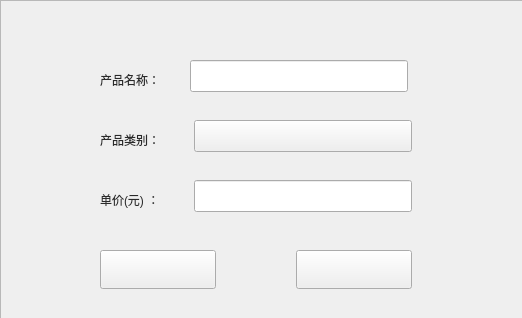
<?xml version="1.0" encoding="UTF-8"?>
<ui version="4.0">
 <class>addProduct</class>
 <widget class="QWidget" name="addProduct">
  <property name="geometry">
   <rect>
    <x>0</x>
    <y>0</y>
    <width>522</width>
    <height>318</height>
   </rect>
  </property>
  <property name="windowTitle">
   <string>addproduct</string>
  </property>
  <property name="styleSheet">
   <string notr="true">color: rgb(42, 42, 42);
font: 12pt &quot;微软雅黑&quot;;</string>
  </property>
  <widget class="QFrame" name="frame">
   <property name="geometry">
    <rect>
     <x>0</x>
     <y>0</y>
     <width>534</width>
     <height>324</height>
    </rect>
   </property>
   <property name="styleSheet">
    <string notr="true">#frame
{border-image: url(:/productManage/image/productManage/ab.png);}
</string>
   </property>
   <property name="frameShape">
    <enum>QFrame::StyledPanel</enum>
   </property>
   <property name="frameShadow">
    <enum>QFrame::Raised</enum>
   </property>
   <widget class="QComboBox" name="proTypeBox">
    <property name="geometry">
     <rect>
      <x>194</x>
      <y>120</y>
      <width>218</width>
      <height>32</height>
     </rect>
    </property>
    <property name="styleSheet">
     <string notr="true">
QComboBox{
     font: 12pt &quot;Microsoft YaHei UI&quot;;

color: rgb(66, 66, 66);
	border-image: url(:/productManage/image/productManage/下拉框_normal.png);
}

QComboBox:pressed{
border-image: url(:/productManage/image/productManage/下拉框_pressed.png);
}

QComboBox::drop-down {
subcontrol-origin: padding;
subcontrol-position: top right;
width: 30px;
border-left-width: 0px;
border-left-color: gray;
border-left-style: solid;
border-top-right-radius: 3px;
border-bottom-right-radius: 3px;
}</string>
    </property>
    <property name="editable">
     <bool>false</bool>
    </property>
   </widget>
   <widget class="QLabel" name="proPriceLabel">
    <property name="geometry">
     <rect>
      <x>100</x>
      <y>190</y>
      <width>91</width>
      <height>20</height>
     </rect>
    </property>
    <property name="text">
     <string>单价(元) ：</string>
    </property>
   </widget>
   <widget class="QPushButton" name="proFinishBtn">
    <property name="geometry">
     <rect>
      <x>100</x>
      <y>250</y>
      <width>116</width>
      <height>39</height>
     </rect>
    </property>
    <property name="styleSheet">
     <string notr="true">
QPushButton
{border-image: url(:/productManage/image/productManage/btn_finish_normal.png);}
QPushButton:hover
{border-image: url(:/productManage/image/productManage/btn_finish_press.png);}
QPushButton:pressed
{border-image: url(:/productManage/image/productManage/btn_finish_normal.png);}</string>
    </property>
    <property name="text">
     <string/>
    </property>
   </widget>
   <widget class="QLabel" name="proTypeLabel">
    <property name="geometry">
     <rect>
      <x>100</x>
      <y>130</y>
      <width>81</width>
      <height>20</height>
     </rect>
    </property>
    <property name="text">
     <string>产品类别：</string>
    </property>
   </widget>
   <widget class="QLineEdit" name="proPriceLineEdit">
    <property name="geometry">
     <rect>
      <x>194</x>
      <y>180</y>
      <width>218</width>
      <height>32</height>
     </rect>
    </property>
    <property name="styleSheet">
     <string notr="true">border-image: url(:/userManage/image/userManage/文本框.png);
font: 12pt &quot;微软雅黑&quot;;
color: rgb(66, 66, 66);</string>
    </property>
   </widget>
   <widget class="QLineEdit" name="proNameLineEdit">
    <property name="geometry">
     <rect>
      <x>190</x>
      <y>60</y>
      <width>218</width>
      <height>32</height>
     </rect>
    </property>
    <property name="styleSheet">
     <string notr="true">border-image: url(:/userManage/image/userManage/文本框.png);
font: 12pt &quot;微软雅黑&quot;;
color: rgb(66, 66, 66);</string>
    </property>
   </widget>
   <widget class="QLabel" name="proNameLabel">
    <property name="geometry">
     <rect>
      <x>100</x>
      <y>70</y>
      <width>81</width>
      <height>20</height>
     </rect>
    </property>
    <property name="styleSheet">
     <string notr="true"/>
    </property>
    <property name="text">
     <string>产品名称：</string>
    </property>
   </widget>
   <widget class="QPushButton" name="proCancelBtn">
    <property name="geometry">
     <rect>
      <x>296</x>
      <y>250</y>
      <width>116</width>
      <height>39</height>
     </rect>
    </property>
    <property name="styleSheet">
     <string notr="true">
QPushButton
{border-image: url(:/productManage/image/productManage/btn_cancel_normal.png);}
QPushButton:hover
{border-image: url(:/productManage/image/productManage/btn_cancel_press.png);}
QPushButton:pressed
{border-image: url(:/productManage/image/productManage/btn_cancel_normal.png);}</string>
    </property>
    <property name="text">
     <string/>
    </property>
   </widget>
  </widget>
 </widget>
 <layoutdefault spacing="6" margin="11"/>
 <tabstops>
  <tabstop>proNameLineEdit</tabstop>
  <tabstop>proTypeBox</tabstop>
  <tabstop>proPriceLineEdit</tabstop>
  <tabstop>proFinishBtn</tabstop>
  <tabstop>proCancelBtn</tabstop>
 </tabstops>
 <resources>
  <include location="littlesun.qrc"/>
 </resources>
 <connections/>
</ui>
